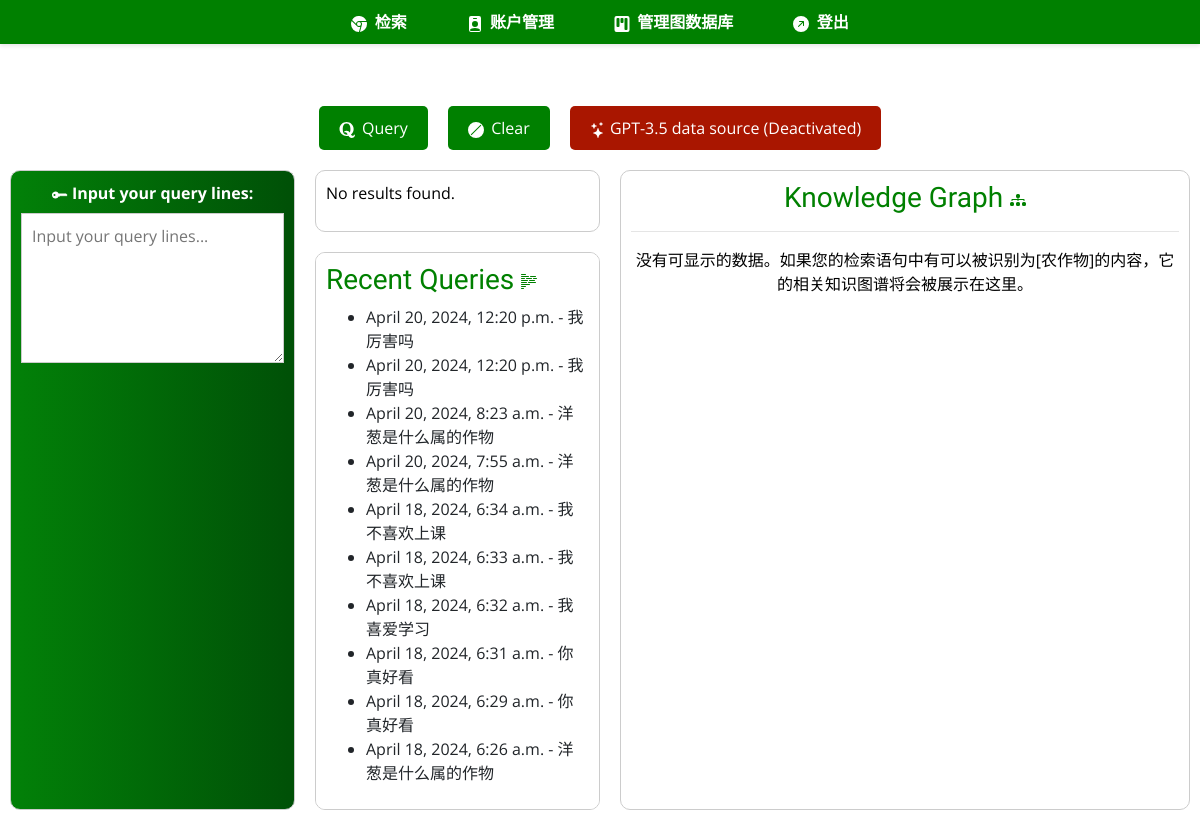
The page /query/ (signed in) on the database as committed earlier.
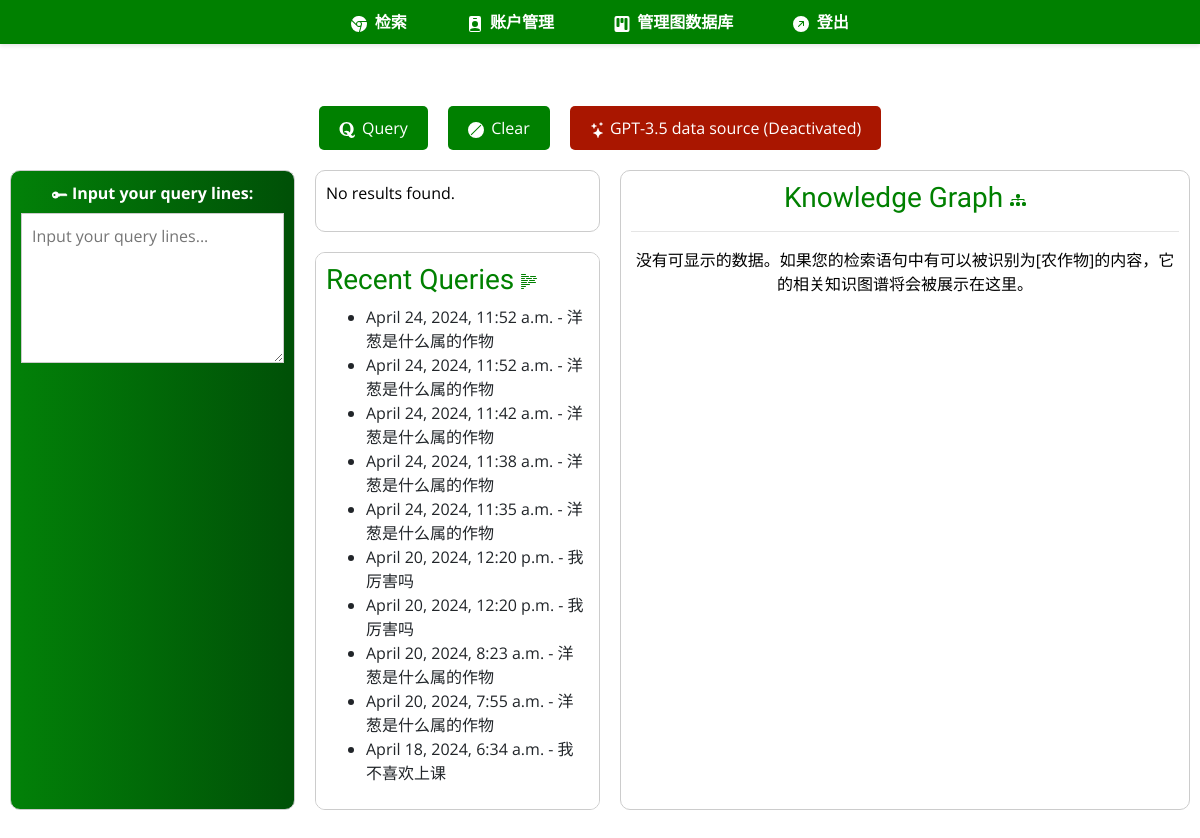
The same page on the database as committed later.
### query/models.py (models this page shows, shortened)
class QueryHistory(models.Model):
    ANSWER_STATUS_CHOICES = (
        ("KG", "Knowledge Graph"),
        ("LLM", "Large Language Model"),
        ("F", "Failed"),
        ("E", "Exception"),
    )
    user = models.ForeignKey(
        User, on_delete=models.CASCADE, related_name="query_histories"
    )
    query_content = models.TextField()
    timestamp = models.DateTimeField(default=timezone.now)
    ans_status = models.CharField(
        max_length=3, choices=ANSWER_STATUS_CHOICES, default="F"
    )

### query/views.py (the view, shortened to what this page needs)
# urls.py: path("", QueryView.as_view(), name="query-page"),
class QueryView(LoginRequiredMixin, View):
    template_name = "query/main_query.html"
    def get(self, request, *args, **kwargs):
        context = {
            "recent_queries": QueryHistory.objects.filter(
                user=self.request.user
            ).order_by("-timestamp")[:10],
        }
        return render(request, "query/main_query.html", context)

### accounts/templatetags/custom_tags.py (called while the page is built)
@register.filter(name="has_group")
def has_group(user, group_name):
    return user.groups.filter(name=group_name).exists()

### query/templates/query/main_query.html (shortened to what this page needs)
{% extends "base.html" %}
{% load static %}
{% block css_files %}
    <link rel="stylesheet" href="{% static "query/main_query.css" %}">
    <link rel="stylesheet" href="https://stackpath.bootstrapcdn.com/bootstrap/4.5.2/css/bootstrap.min.css">
    <link rel="stylesheet" href="{% static 'css/app.css' %}">
{% endblock %}
{% block content %}
    <section id="content">
        <div id="buttons-container">
            <button type="button" class="button" id="query-button">
                Query
            </button>
            <button type="button" class="button" id="clear-button">
                <svg xmlns="http://www.w3.org/2000/svg" width="16" height="16" fill="currentColor" class="bi bi-ban-fill" viewBox="0 0 16 16" style="margin-right: 0.2em;">
                  <path d="M16 8A8 8 0 1 1 0 8a8 8 0 0 1 16 0M2.71 12.584q.328.378.706.707l9.875-9.875a7 7 0 0 0-.707-.707l-9.875 9.875Z"/>
                </svg>
                Clear
            </button>
            <button type="button" class="button" id="gpt-button" data-toggle="button" aria-pressed="{% if gpt_active %}true{% else %}false{% endif %}" autocomplete="off">
                <span>
                    GPT-3.5 data source {% if gpt_active %}(Activated){% else %}(Deactivated){% endif %}
                </span>
            </button>
        </div>
        <div id="container-for-boxes">
            <div id="input-box">
                <form method="post" action="{% url 'query-page' %}">
                    <label for="query-input" style="color: white;">
                        <svg xmlns="http://www.w3.org/2000/svg" width="16" height="16" fill="currentColor" class="bi bi-key-fill" viewBox="0 0 16 16">
                          <path d="M3.5 11.5a3.5 3.5 0 1 1 3.163-5H14L15.5 8 14 9.5l-1-1-1 1-1-1-1 1-1-1-1 1H6.663a3.5 3.5 0 0 1-3.163 2M2.5 9a1 1 0 1 0 0-2 1 1 0 0 0 0 2"/>
                        </svg>
                        <strong>Input your query lines:</strong>
                    </label>
                    <textarea id="query-input" name="search_query" placeholder="Input your query lines..."></textarea>
                </form>
            </div>
            <div id="output-box">
                    {% if search_results %}
                        <div id="answer-output">
                            <p>{{ search_results }}</p>
                        </div>
                    {% else %}
                        <p>No results found.</p>
                    {% endif %}
            </div>
            <div id="recent-queries-box">
                <h3>
                    Recent Queries
                </h3>
                <ul>
                    {% for query in recent_queries %}
                        <li> {{ query.timestamp }} - {{ query.query_content }}</li>
                    {% empty %}
                        <li>No recent queries.</li>
                    {% endfor %}
                </ul>
            </div>
            <div id="graph-box">
                <h3>
                    Knowledge Graph
                </h3>
                <hr>
                <div id="graph-output">
                </div>
            </div>
        </div>
    </section>
{% endblock %}

Rows that differ between the two databases and show on the page:
no longer on this page (row unchanged): QueryHistory: timestamp "April 18, 2024, 6:33 a.m.", query_content "我不喜欢上课"
no longer on this page (row unchanged): QueryHistory: timestamp "April 18, 2024, 6:32 a.m.", query_content "我喜爱学习"
no longer on this page (row unchanged): QueryHistory: timestamp "April 18, 2024, 6:31 a.m.", query_content "你真好看"
no longer on this page (row unchanged): QueryHistory: timestamp "April 18, 2024, 6:29 a.m.", query_content "你真好看"
no longer on this page (row unchanged): QueryHistory: timestamp "April 18, 2024, 6:26 a.m.", query_content "洋葱是什么属的作物"
added QueryHistory: timestamp "April 24, 2024, 11:52 a.m.", query_content "洋葱是什么属的作物"
added QueryHistory: timestamp "April 24, 2024, 11:52 a.m.", query_content "洋葱是什么属的作物"
added QueryHistory: timestamp "April 24, 2024, 11:42 a.m.", query_content "洋葱是什么属的作物"
added QueryHistory: timestamp "April 24, 2024, 11:38 a.m.", query_content "洋葱是什么属的作物"
added QueryHistory: timestamp "April 24, 2024, 11:35 a.m.", query_content "洋葱是什么属的作物"
